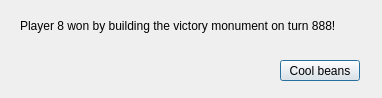
<?xml version="1.0" encoding="UTF-8"?>
<ui version="4.0">
 <class>EndDialog</class>
 <widget class="QDialog" name="EndDialog">
  <property name="geometry">
   <rect>
    <x>0</x>
    <y>0</y>
    <width>382</width>
    <height>98</height>
   </rect>
  </property>
  <property name="windowTitle">
   <string>Dialog</string>
  </property>
  <widget class="QPushButton" name="pushButton">
   <property name="geometry">
    <rect>
     <x>280</x>
     <y>60</y>
     <width>80</width>
     <height>21</height>
    </rect>
   </property>
   <property name="text">
    <string>Cool beans</string>
   </property>
  </widget>
  <widget class="QLabel" name="label">
   <property name="geometry">
    <rect>
     <x>20</x>
     <y>0</y>
     <width>511</width>
     <height>51</height>
    </rect>
   </property>
   <property name="text">
    <string>Player 8 won by building the victory monument on turn 888!</string>
   </property>
  </widget>
 </widget>
 <resources/>
 <connections/>
</ui>
